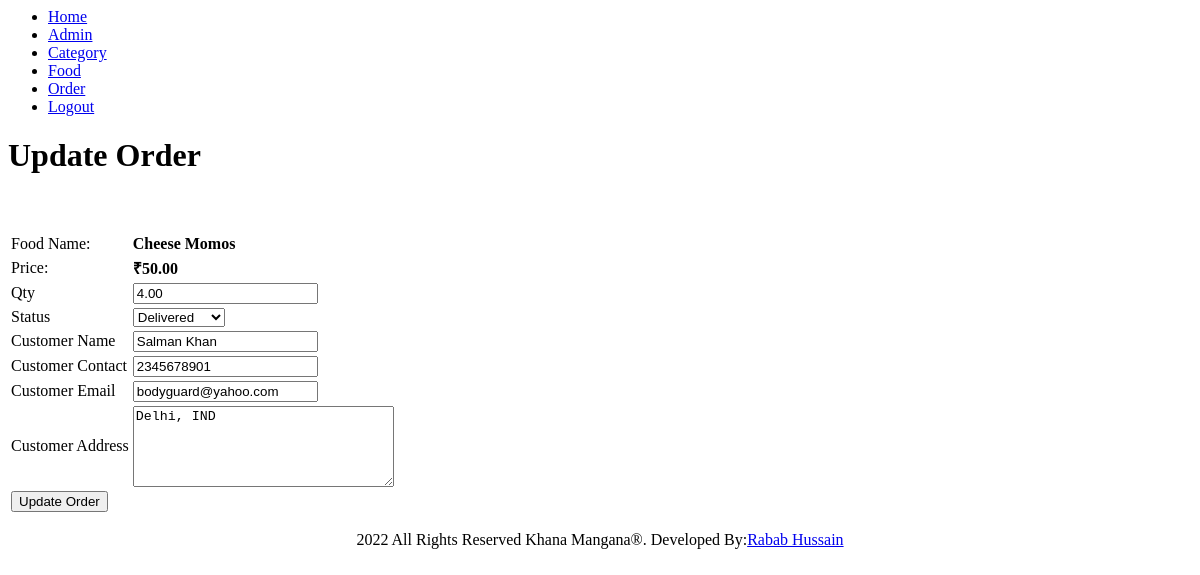
/admin/update-order.php?id=2 (signed in), run on the app's committed database.
### tables this page shows
CREATE TABLE `tbl_order` (
  `id` int(10) UNSIGNED NOT NULL,
  `food` varchar(150) NOT NULL,
  `price` varchar(255) NOT NULL,
  `quantity` decimal(10,2) NOT NULL,
  `total` varchar(255) NOT NULL,
  `order_date` datetime NOT NULL,
  `status` varchar(50) NOT NULL,
  `customer_name` varchar(150) NOT NULL,
  `customer_contact` varchar(20) NOT NULL,
  `customer_email` varchar(150) NOT NULL,
  `customer_address` varchar(255) NOT NULL
);

### admin/update-order.php (the view, shortened to what this page needs)
<?php include('partials/menu.php'); ?>
    <div class="main-content">
        <div class="wrapper">
            <h1>Update Order</h1>
            <br><br>
            <?php
                if(isset($_GET['id']))
                {
                    $id=$_GET['id'];
                    $sql = "SELECT * FROM tbl_order WHERE id=$id";
                    $res = mysqli_query($conn,$sql);
                    $count = mysqli_num_rows($res);
                    if($count==1)
                    {
                        $row=mysqli_fetch_assoc($res);
                        $food = $row['food'];
                        $price = $row['price'];
                        $quantity = $row['quantity'];
                        $status=$row['status'];
                        $customer_name = $row['customer_name'];
                        $customer_contact = $row['customer_contact'];
                        $customer_email= $row['customer_email'];
                        $customer_address =$row['customer_address'];
                    }
                    else
                    {
                        header('location:'.SITEURL.'admin/manage-order.php');
                    }
                }
                else
                {
                    header('location:'.SITEURL.'admin/manage-order.php');
                }
            ?>
            <form action="" method="POST">
                <table class="tbl-30">
                    <tr>
                        <td>Food Name: </td>
                        <td><b><?php echo $food;?></b></td>
                    </tr>
                    <tr>
                        <td>Price: </td>
                        <td><b>₹<?php echo $price; ?></b></td>
                    </tr>
                    <tr>
                        <td>Qty</td>
                        <td>
                            <input type="number" name="quantity" value="<?php echo $quantity; ?>">
                        </td>
                    </tr>
                    <tr>
                        <td>Status</td>
                        <td>
                            <select name="status">
                                <option <?php if($status=="Delivered"){echo "selected";} ?> value="Delivered">Delivered</option>
                            </select>
                        </td>
                    </tr>
                    <tr>
                        <td>Customer Name</td>
                        <td>
                            <input type="text" name="customer_name" value="<?php echo $customer_name; ?>">
                        </td>
                    </tr>
                    <tr>
                        <td>Customer Contact</td>
                        <td>
                            <input type="number" name="customer_contact" value="<?php echo $customer_contact; ?>">
                        </td>
                    </tr>
                    <tr>
                        <td>Customer Email</td>
                        <td>
                            <input type="text" name="customer_email" value="<?php echo $customer_email; ?>">
                        </td>
                    </tr>
                    <tr>
                        <td>Customer Address</td>
                        <td>
                            <textarea name="customer_address" id="" cols="30" rows="5"><?php echo $customer_address; ?></textarea>
                        </td>
                    </tr>
                    <tr>
                        <td colspan="2">
                            <input type="submit" name="submit" value="Update Order" class="btn-secondary">
                        </td>
                    </tr>
                </table>
            </form>
        </div>
    </div>
<?php include('partials/footer.php'); ?>

### data on the page
tbl_order: food "Cheese Momos", price "50.00", quantity "4.00", status "Delivered", customer_name "Salman Khan", customer_contact "2345678901", customer_email "bodyguard@yahoo.com", customer_address "Delhi, IND"
